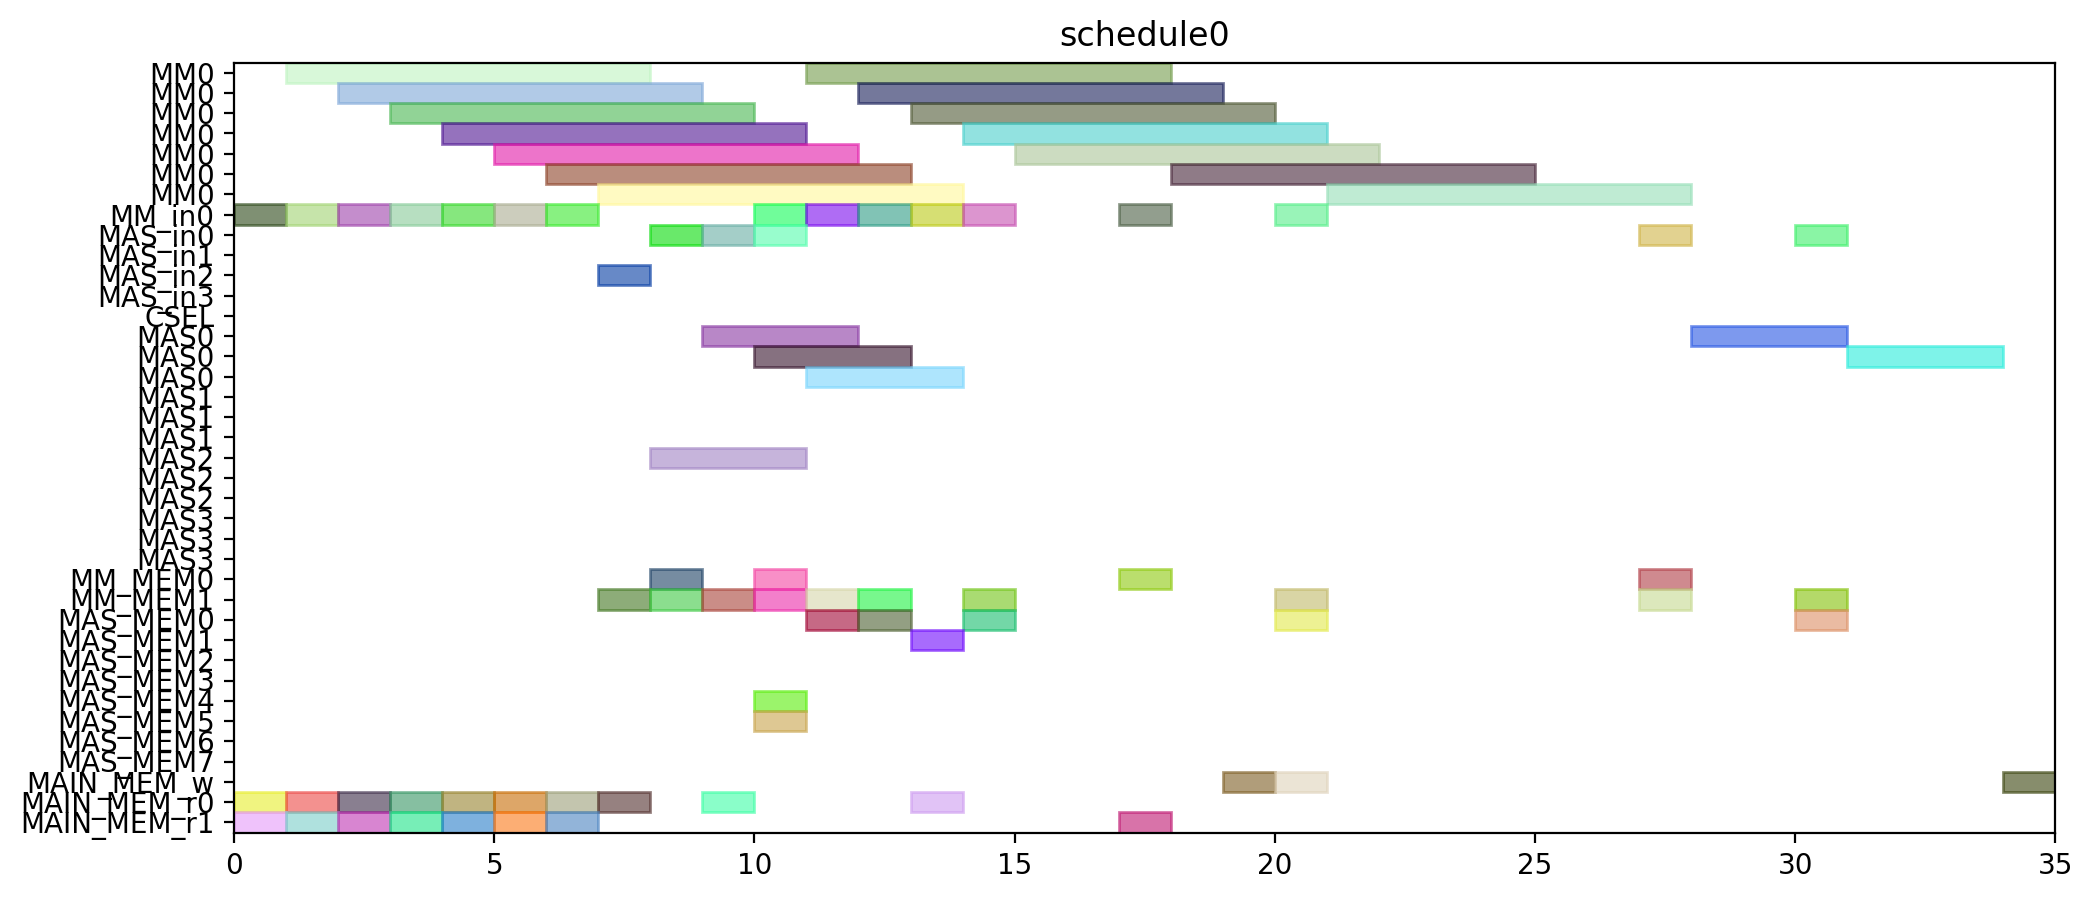

Write the Python code that produced this figure.
from pyschedule import Scenario, solvers, plotters, alt


def solve():
	horizon = 120
	S = Scenario("schedule0", horizon=horizon)

	# resource
	MM = S.Resources('MM', num=1, size=7)
	MM_in = S.Resources('MM_in', num=1)
	MAS_in = S.Resources('MAS_in', num=4)
	CSEL = S.Resource('CSEL')
	MAS = S.Resources('MAS', num=4, size=3, periods=range(1, horizon))
	MM_MEM = S.Resources('MM_MEM', num=2)
	MAS_MEM = S.Resources('MAS_MEM', num=8)
	MAIN_MEM_w = S.Resource('MAIN_MEM_w', size=1)
	MAIN_MEM_r = S.Resources('MAIN_MEM_r', num=2)

	# result of previous scheduling

	# new tasks
	r1 = S.Task('r1', length=7, delay_cost=1)
	r1 += alt(MM)
	r1_in = S.Task('r1_in', length=1, delay_cost=1)
	r1_in += alt(MM_in)
	S += r1_in*MM_in[0]<=r1*MM[0]
	r1_mem0 = S.Task('r1_mem0', length=1, delay_cost=1)
	r1_mem0 += MAIN_MEM_r[0]
	S += r1_mem0 <= r1

	r1_mem1 = S.Task('r1_mem1', length=1, delay_cost=1)
	r1_mem1 += MAIN_MEM_r[1]
	S += r1_mem1 <= r1

	r3 = S.Task('r3', length=7, delay_cost=1)
	r3 += alt(MM)
	r3_in = S.Task('r3_in', length=1, delay_cost=1)
	r3_in += alt(MM_in)
	S += r3_in*MM_in[0]<=r3*MM[0]
	r3_mem0 = S.Task('r3_mem0', length=1, delay_cost=1)
	r3_mem0 += MAIN_MEM_r[0]
	S += r3_mem0 <= r3

	r3_mem1 = S.Task('r3_mem1', length=1, delay_cost=1)
	r3_mem1 += MAIN_MEM_r[1]
	S += r3_mem1 <= r3

	r4 = S.Task('r4', length=7, delay_cost=1)
	r4 += alt(MM)
	r4_in = S.Task('r4_in', length=1, delay_cost=1)
	r4_in += alt(MM_in)
	S += r4_in*MM_in[0]<=r4*MM[0]
	r4_mem0 = S.Task('r4_mem0', length=1, delay_cost=1)
	r4_mem0 += MAIN_MEM_r[0]
	S += r4_mem0 <= r4

	r4_mem1 = S.Task('r4_mem1', length=1, delay_cost=1)
	r4_mem1 += MAIN_MEM_r[1]
	S += r4_mem1 <= r4

	r5 = S.Task('r5', length=7, delay_cost=1)
	r5 += alt(MM)
	r5_in = S.Task('r5_in', length=1, delay_cost=1)
	r5_in += alt(MM_in)
	S += r5_in*MM_in[0]<=r5*MM[0]
	r5_mem0 = S.Task('r5_mem0', length=1, delay_cost=1)
	r5_mem0 += MAIN_MEM_r[0]
	S += r5_mem0 <= r5

	r5_mem1 = S.Task('r5_mem1', length=1, delay_cost=1)
	r5_mem1 += MAIN_MEM_r[1]
	S += r5_mem1 <= r5

	r6 = S.Task('r6', length=7, delay_cost=1)
	r6 += alt(MM)
	r6_in = S.Task('r6_in', length=1, delay_cost=1)
	r6_in += alt(MM_in)
	S += r6_in*MM_in[0]<=r6*MM[0]
	r6_mem0 = S.Task('r6_mem0', length=1, delay_cost=1)
	r6_mem0 += MAIN_MEM_r[0]
	S += r6_mem0 <= r6

	r6_mem1 = S.Task('r6_mem1', length=1, delay_cost=1)
	r6_mem1 += MAIN_MEM_r[1]
	S += r6_mem1 <= r6

	r12 = S.Task('r12', length=7, delay_cost=1)
	r12 += alt(MM)
	r12_in = S.Task('r12_in', length=1, delay_cost=1)
	r12_in += alt(MM_in)
	S += r12_in*MM_in[0]<=r12*MM[0]
	r12_mem0 = S.Task('r12_mem0', length=1, delay_cost=1)
	r12_mem0 += MAIN_MEM_r[0]
	S += r12_mem0 <= r12

	r12_mem1 = S.Task('r12_mem1', length=1, delay_cost=1)
	r12_mem1 += MAIN_MEM_r[1]
	S += r12_mem1 <= r12

	r13 = S.Task('r13', length=7, delay_cost=1)
	r13 += alt(MM)
	r13_in = S.Task('r13_in', length=1, delay_cost=1)
	r13_in += alt(MM_in)
	S += r13_in*MM_in[0]<=r13*MM[0]
	r13_mem0 = S.Task('r13_mem0', length=1, delay_cost=1)
	r13_mem0 += MAIN_MEM_r[0]
	S += r13_mem0 <= r13

	r13_mem1 = S.Task('r13_mem1', length=1, delay_cost=1)
	r13_mem1 += MAIN_MEM_r[1]
	S += r13_mem1 <= r13

	r2 = S.Task('r2', length=3, delay_cost=1)
	r2 += alt(MAS)
	r2_in = S.Task('r2_in', length=1, delay_cost=1)
	r2_in += alt(MAS_in)
	S += r2_in*MAS_in[0]<=r2*MAS[0]

	S += r2_in*MAS_in[1]<=r2*MAS[1]

	S += r2_in*MAS_in[2]<=r2*MAS[2]

	S += r2_in*MAS_in[3]<=r2*MAS[3]

	r2_mem0 = S.Task('r2_mem0', length=1, delay_cost=1)
	r2_mem0 += alt(MM_MEM)
	S += (r1*MM[0])-1 < r2_mem0*MM_MEM[0]
	S += r2_mem0 <= r2

	r2_mem1 = S.Task('r2_mem1', length=1, delay_cost=1)
	r2_mem1 += alt(MM_MEM)
	S += (r1*MM[0])-1 < r2_mem1*MM_MEM[1]
	S += r2_mem1 <= r2

	r7 = S.Task('r7', length=3, delay_cost=1)
	r7 += alt(MAS)
	r7_in = S.Task('r7_in', length=1, delay_cost=1)
	r7_in += alt(MAS_in)
	S += r7_in*MAS_in[0]<=r7*MAS[0]

	S += r7_in*MAS_in[1]<=r7*MAS[1]

	S += r7_in*MAS_in[2]<=r7*MAS[2]

	S += r7_in*MAS_in[3]<=r7*MAS[3]

	r7_mem0 = S.Task('r7_mem0', length=1, delay_cost=1)
	r7_mem0 += alt(MM_MEM)
	S += (r5*MM[0])-1 < r7_mem0*MM_MEM[0]
	S += r7_mem0 <= r7

	r7_mem1 = S.Task('r7_mem1', length=1, delay_cost=1)
	r7_mem1 += alt(MM_MEM)
	S += (r6*MM[0])-1 < r7_mem1*MM_MEM[1]
	S += r7_mem1 <= r7

	r8 = S.Task('r8', length=3, delay_cost=1)
	r8 += alt(MAS)
	r8_in = S.Task('r8_in', length=1, delay_cost=1)
	r8_in += alt(MAS_in)
	S += r8_in*MAS_in[0]<=r8*MAS[0]

	S += r8_in*MAS_in[1]<=r8*MAS[1]

	S += r8_in*MAS_in[2]<=r8*MAS[2]

	S += r8_in*MAS_in[3]<=r8*MAS[3]

	r8_mem0 = S.Task('r8_mem0', length=1, delay_cost=1)
	r8_mem0 += MAIN_MEM_r[0]
	S += r8_mem0 <= r8

	r8_mem1 = S.Task('r8_mem1', length=1, delay_cost=1)
	r8_mem1 += alt(MM_MEM)
	S += (r4*MM[0])-1 < r8_mem1*MM_MEM[1]
	S += r8_mem1 <= r8

	r10 = S.Task('r10', length=3, delay_cost=1)
	r10 += alt(MAS)
	r10_in = S.Task('r10_in', length=1, delay_cost=1)
	r10_in += alt(MAS_in)
	S += r10_in*MAS_in[0]<=r10*MAS[0]

	S += r10_in*MAS_in[1]<=r10*MAS[1]

	S += r10_in*MAS_in[2]<=r10*MAS[2]

	S += r10_in*MAS_in[3]<=r10*MAS[3]

	r10_mem0 = S.Task('r10_mem0', length=1, delay_cost=1)
	r10_mem0 += MAIN_MEM_r[0]
	S += r10_mem0 <= r10

	r10_mem1 = S.Task('r10_mem1', length=1, delay_cost=1)
	r10_mem1 += alt(MM_MEM)
	S += (r4*MM[0])-1 < r10_mem1*MM_MEM[1]
	S += r10_mem1 <= r10

	r9 = S.Task('r9', length=7, delay_cost=1)
	r9 += alt(MM)
	r9_in = S.Task('r9_in', length=1, delay_cost=1)
	r9_in += alt(MM_in)
	S += r9_in*MM_in[0]<=r9*MM[0]
	r9_mem0 = S.Task('r9_mem0', length=1, delay_cost=1)
	r9_mem0 += MAIN_MEM_r[0]
	S += r9_mem0 <= r9

	r9_mem1 = S.Task('r9_mem1', length=1, delay_cost=1)
	r9_mem1 += alt(MAS_MEM)
	S += (r7*MAS[0])-1 < r9_mem1*MAS_MEM[1]
	S += (r7*MAS[1])-1 < r9_mem1*MAS_MEM[3]
	S += (r7*MAS[2])-1 < r9_mem1*MAS_MEM[5]
	S += (r7*MAS[3])-1 < r9_mem1*MAS_MEM[7]
	S += r9_mem1 <= r9

	r11 = S.Task('r11', length=7, delay_cost=1)
	r11 += alt(MM)
	r11_in = S.Task('r11_in', length=1, delay_cost=1)
	r11_in += alt(MM_in)
	S += r11_in*MM_in[0]<=r11*MM[0]
	r11_mem0 = S.Task('r11_mem0', length=1, delay_cost=1)
	r11_mem0 += alt(MAS_MEM)
	S += (r10*MAS[0])-1 < r11_mem0*MAS_MEM[0]
	S += (r10*MAS[1])-1 < r11_mem0*MAS_MEM[2]
	S += (r10*MAS[2])-1 < r11_mem0*MAS_MEM[4]
	S += (r10*MAS[3])-1 < r11_mem0*MAS_MEM[6]
	S += r11_mem0 <= r11

	r11_mem1 = S.Task('r11_mem1', length=1, delay_cost=1)
	r11_mem1 += alt(MAS_MEM)
	S += (r10*MAS[0])-1 < r11_mem1*MAS_MEM[1]
	S += (r10*MAS[1])-1 < r11_mem1*MAS_MEM[3]
	S += (r10*MAS[2])-1 < r11_mem1*MAS_MEM[5]
	S += (r10*MAS[3])-1 < r11_mem1*MAS_MEM[7]
	S += r11_mem1 <= r11

	PX_new = S.Task('PX_new', length=7, delay_cost=1)
	PX_new += alt(MM)
	PX_new_in = S.Task('PX_new_in', length=1, delay_cost=1)
	PX_new_in += alt(MM_in)
	S += PX_new_in*MM_in[0]<=PX_new*MM[0]
	S += 0<PX_new

	PX_new_w = S.Task('PX_new_w', length=1, delay_cost=1)
	PX_new_w += alt(MAIN_MEM_w)
	S += PX_new <= PX_new_w

	PX_new_mem0 = S.Task('PX_new_mem0', length=1, delay_cost=1)
	PX_new_mem0 += alt(MAS_MEM)
	S += (r2*MAS[0])-1 < PX_new_mem0*MAS_MEM[0]
	S += (r2*MAS[1])-1 < PX_new_mem0*MAS_MEM[2]
	S += (r2*MAS[2])-1 < PX_new_mem0*MAS_MEM[4]
	S += (r2*MAS[3])-1 < PX_new_mem0*MAS_MEM[6]
	S += PX_new_mem0 <= PX_new

	PX_new_mem1 = S.Task('PX_new_mem1', length=1, delay_cost=1)
	PX_new_mem1 += alt(MM_MEM)
	S += (r12*MM[0])-1 < PX_new_mem1*MM_MEM[1]
	S += PX_new_mem1 <= PX_new

	r14 = S.Task('r14', length=7, delay_cost=1)
	r14 += alt(MM)
	r14_in = S.Task('r14_in', length=1, delay_cost=1)
	r14_in += alt(MM_in)
	S += r14_in*MM_in[0]<=r14*MM[0]
	r14_mem0 = S.Task('r14_mem0', length=1, delay_cost=1)
	r14_mem0 += alt(MAS_MEM)
	S += (r2*MAS[0])-1 < r14_mem0*MAS_MEM[0]
	S += (r2*MAS[1])-1 < r14_mem0*MAS_MEM[2]
	S += (r2*MAS[2])-1 < r14_mem0*MAS_MEM[4]
	S += (r2*MAS[3])-1 < r14_mem0*MAS_MEM[6]
	S += r14_mem0 <= r14

	r14_mem1 = S.Task('r14_mem1', length=1, delay_cost=1)
	r14_mem1 += alt(MM_MEM)
	S += (r3*MM[0])-1 < r14_mem1*MM_MEM[1]
	S += r14_mem1 <= r14

	Z1_new = S.Task('Z1_new', length=7, delay_cost=1)
	Z1_new += alt(MM)
	Z1_new_in = S.Task('Z1_new_in', length=1, delay_cost=1)
	Z1_new_in += alt(MM_in)
	S += Z1_new_in*MM_in[0]<=Z1_new*MM[0]
	S += 0<Z1_new

	Z1_new_w = S.Task('Z1_new_w', length=1, delay_cost=1)
	Z1_new_w += alt(MAIN_MEM_w)
	S += Z1_new <= Z1_new_w

	Z1_new_mem0 = S.Task('Z1_new_mem0', length=1, delay_cost=1)
	Z1_new_mem0 += alt(MAS_MEM)
	S += (r2*MAS[0])-1 < Z1_new_mem0*MAS_MEM[0]
	S += (r2*MAS[1])-1 < Z1_new_mem0*MAS_MEM[2]
	S += (r2*MAS[2])-1 < Z1_new_mem0*MAS_MEM[4]
	S += (r2*MAS[3])-1 < Z1_new_mem0*MAS_MEM[6]
	S += Z1_new_mem0 <= Z1_new

	Z1_new_mem1 = S.Task('Z1_new_mem1', length=1, delay_cost=1)
	Z1_new_mem1 += alt(MM_MEM)
	S += (r13*MM[0])-1 < Z1_new_mem1*MM_MEM[1]
	S += Z1_new_mem1 <= Z1_new

	r15 = S.Task('r15', length=7, delay_cost=1)
	r15 += alt(MM)
	r15_in = S.Task('r15_in', length=1, delay_cost=1)
	r15_in += alt(MM_in)
	S += r15_in*MM_in[0]<=r15*MM[0]
	r15_mem0 = S.Task('r15_mem0', length=1, delay_cost=1)
	r15_mem0 += alt(MAS_MEM)
	S += (r8*MAS[0])-1 < r15_mem0*MAS_MEM[0]
	S += (r8*MAS[1])-1 < r15_mem0*MAS_MEM[2]
	S += (r8*MAS[2])-1 < r15_mem0*MAS_MEM[4]
	S += (r8*MAS[3])-1 < r15_mem0*MAS_MEM[6]
	S += r15_mem0 <= r15

	r15_mem1 = S.Task('r15_mem1', length=1, delay_cost=1)
	r15_mem1 += alt(MM_MEM)
	S += (r9*MM[0])-1 < r15_mem1*MM_MEM[1]
	S += r15_mem1 <= r15

	r16 = S.Task('r16', length=7, delay_cost=1)
	r16 += alt(MM)
	r16_in = S.Task('r16_in', length=1, delay_cost=1)
	r16_in += alt(MM_in)
	S += r16_in*MM_in[0]<=r16*MM[0]
	r16_mem0 = S.Task('r16_mem0', length=1, delay_cost=1)
	r16_mem0 += alt(MM_MEM)
	S += (r11*MM[0])-1 < r16_mem0*MM_MEM[0]
	S += r16_mem0 <= r16

	r16_mem1 = S.Task('r16_mem1', length=1, delay_cost=1)
	r16_mem1 += MAIN_MEM_r[1]
	S += r16_mem1 <= r16

	r17 = S.Task('r17', length=3, delay_cost=1)
	r17 += alt(MAS)
	r17_in = S.Task('r17_in', length=1, delay_cost=1)
	r17_in += alt(MAS_in)
	S += r17_in*MAS_in[0]<=r17*MAS[0]

	S += r17_in*MAS_in[1]<=r17*MAS[1]

	S += r17_in*MAS_in[2]<=r17*MAS[2]

	S += r17_in*MAS_in[3]<=r17*MAS[3]

	r17_mem0 = S.Task('r17_mem0', length=1, delay_cost=1)
	r17_mem0 += alt(MM_MEM)
	S += (r14*MM[0])-1 < r17_mem0*MM_MEM[0]
	S += r17_mem0 <= r17

	r17_mem1 = S.Task('r17_mem1', length=1, delay_cost=1)
	r17_mem1 += alt(MM_MEM)
	S += (r15*MM[0])-1 < r17_mem1*MM_MEM[1]
	S += r17_mem1 <= r17

	PY_new = S.Task('PY_new', length=3, delay_cost=1)
	PY_new += alt(MAS)
	PY_new_in = S.Task('PY_new_in', length=1, delay_cost=1)
	PY_new_in += alt(MAS_in)
	S += PY_new_in*MAS_in[0]<=PY_new*MAS[0]

	S += PY_new_in*MAS_in[1]<=PY_new*MAS[1]

	S += PY_new_in*MAS_in[2]<=PY_new*MAS[2]

	S += PY_new_in*MAS_in[3]<=PY_new*MAS[3]

	S += 0<PY_new

	PY_new_w = S.Task('PY_new_w', length=1, delay_cost=1)
	PY_new_w += alt(MAIN_MEM_w)
	S += PY_new <= PY_new_w

	PY_new_mem0 = S.Task('PY_new_mem0', length=1, delay_cost=1)
	PY_new_mem0 += alt(MAS_MEM)
	S += (r17*MAS[0])-1 < PY_new_mem0*MAS_MEM[0]
	S += (r17*MAS[1])-1 < PY_new_mem0*MAS_MEM[2]
	S += (r17*MAS[2])-1 < PY_new_mem0*MAS_MEM[4]
	S += (r17*MAS[3])-1 < PY_new_mem0*MAS_MEM[6]
	S += PY_new_mem0 <= PY_new

	PY_new_mem1 = S.Task('PY_new_mem1', length=1, delay_cost=1)
	PY_new_mem1 += alt(MM_MEM)
	S += (r16*MM[0])-1 < PY_new_mem1*MM_MEM[1]
	S += PY_new_mem1 <= PY_new

	solvers.mip.solve(S,msg=1,kind='CPLEX',ratio_gap=1.01)

	solution = [['hoge']*len(S.solution()[1]) for i in range(len(S.solution()))]
	for i in range(len(S.solution())):
		for j in range(len(S.solution()[i])):
			solution[i][j]=str(S.solution()[i][j])
	print(solution)

	cycles = int(solution[-1][3])

	pic_file_name = "/home/mfukuda/ABE/multiRAM_multiMAS_16mux/scheduling_result/stage7MM1_stage3MAS4/EP_YRECOVER/schedule0.png"
	if(S.solution() != []):
		plotters.matplotlib.plot(S,img_filename=pic_file_name, show_task_labels=False, fig_size=(cycles*0.25+3, 5))

	return solution
